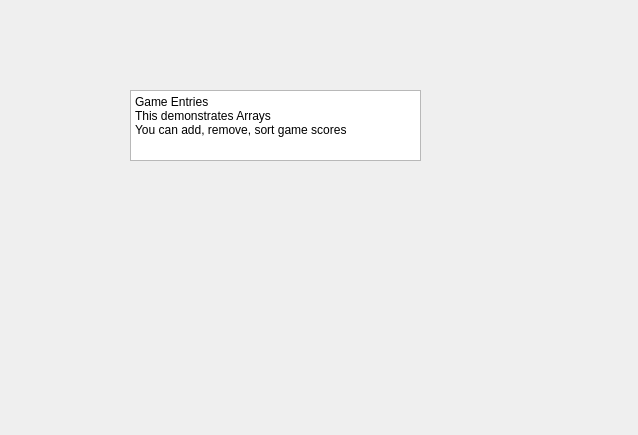
<?xml version="1.0" encoding="UTF-8"?>
<ui version="4.0">
 <class>Dialog</class>
 <widget class="QDialog" name="Dialog">
  <property name="geometry">
   <rect>
    <x>0</x>
    <y>0</y>
    <width>638</width>
    <height>435</height>
   </rect>
  </property>
  <property name="windowTitle">
   <string>Dialog</string>
  </property>
  <widget class="QPlainTextEdit" name="plainTextEdit">
   <property name="geometry">
    <rect>
     <x>130</x>
     <y>90</y>
     <width>291</width>
     <height>71</height>
    </rect>
   </property>
   <property name="plainText">
    <string>Game Entries
This demonstrates Arrays
You can add, remove, sort game scores</string>
   </property>
  </widget>
 </widget>
 <resources/>
 <connections/>
</ui>
